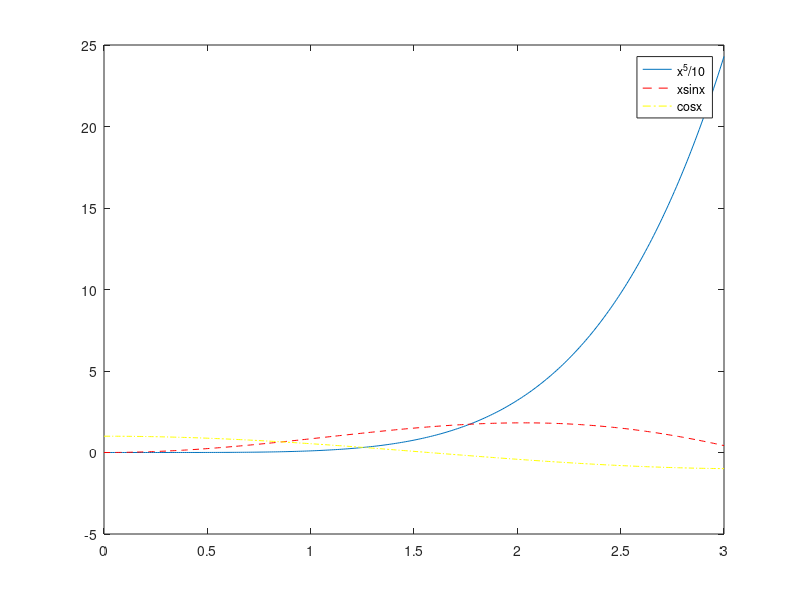

Write the MATLAB code that produced this figure.

2;

x = 0:0.01:3;

y1 = x .^ 5 / 10;
y2 = x .* sin(x);
y3 = cos(x);

plot(x, y1);
hold on;
plot(x, y2, 'r--');
hold on;
plot(x, y3, 'y-.');
legend('x^5/10', 'xsinx', 'cosx');
legend('show');

